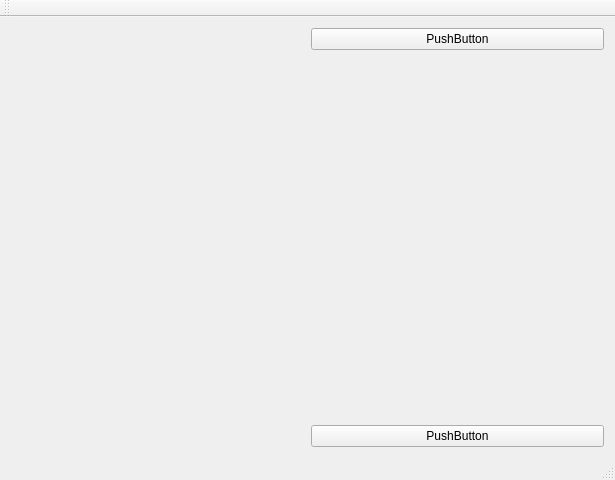
<?xml version="1.0" encoding="UTF-8"?>
<ui version="4.0">
 <class>MainWindow</class>
 <widget class="QMainWindow" name="MainWindow">
  <property name="geometry">
   <rect>
    <x>0</x>
    <y>0</y>
    <width>615</width>
    <height>480</height>
   </rect>
  </property>
  <property name="windowTitle">
   <string>MainWindow</string>
  </property>
  <widget class="QWidget" name="centralWidget">
   <layout class="QHBoxLayout" name="horizontalLayout">
    <item>
     <widget class="GLWidget" name="widget" native="true">
      <property name="focusPolicy">
       <enum>Qt::StrongFocus</enum>
      </property>
     </widget>
    </item>
    <item>
     <layout class="QVBoxLayout" name="verticalLayout">
      <item>
       <widget class="QPushButton" name="pushButton">
        <property name="text">
         <string>PushButton</string>
        </property>
       </widget>
      </item>
      <item>
       <spacer name="verticalSpacer">
        <property name="orientation">
         <enum>Qt::Vertical</enum>
        </property>
        <property name="sizeHint" stdset="0">
         <size>
          <width>20</width>
          <height>40</height>
         </size>
        </property>
       </spacer>
      </item>
      <item>
       <widget class="QPushButton" name="pushButton_2">
        <property name="text">
         <string>PushButton</string>
        </property>
       </widget>
      </item>
     </layout>
    </item>
   </layout>
  </widget>
  <widget class="QMenuBar" name="menuBar">
   <property name="geometry">
    <rect>
     <x>0</x>
     <y>0</y>
     <width>615</width>
     <height>25</height>
    </rect>
   </property>
  </widget>
  <widget class="QToolBar" name="mainToolBar">
   <attribute name="toolBarArea">
    <enum>TopToolBarArea</enum>
   </attribute>
   <attribute name="toolBarBreak">
    <bool>false</bool>
   </attribute>
  </widget>
  <widget class="QStatusBar" name="statusBar"/>
 </widget>
 <layoutdefault spacing="6" margin="11"/>
 <customwidgets>
  <customwidget>
   <class>GLWidget</class>
   <extends>QWidget</extends>
   <header location="global">glwidget.h</header>
   <container>1</container>
  </customwidget>
 </customwidgets>
 <resources/>
 <connections/>
</ui>
